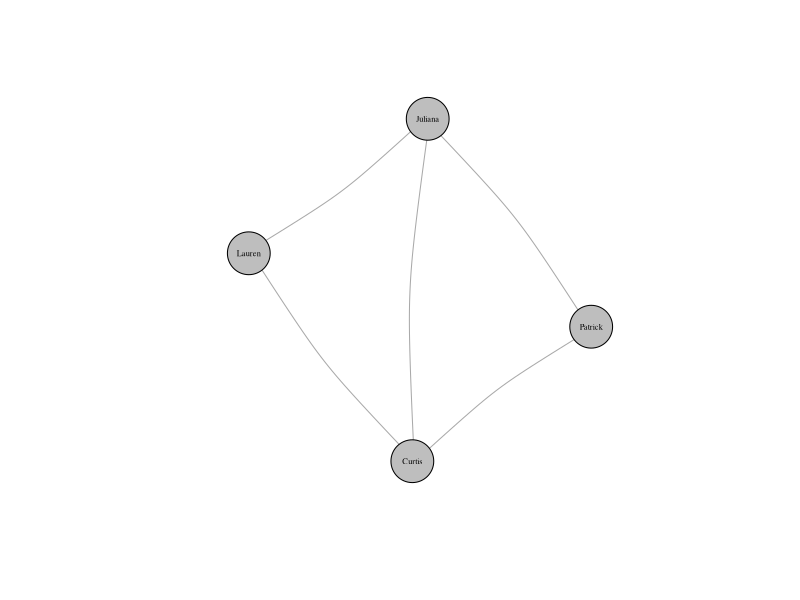

Source code (R): (Note: this script raises an error after producing the figure.)
## ---- chunk 1
library(reshape)
library(plyr)
library(scales)
library(ggplot2)
library(igraph)
## ---- chunk 2
# load example data
respondent <- read.csv('../example_data/respondent.csv')
connections <- read.csv('../example_data/connections.csv')
network <- read.csv('../example_data/network.csv')
## ---- chunk 3
# convert data types where needed
connections$name <- as.character(connections$name)
connections$id <- as.character(connections$id)
## ---- chunk 4
# inspect data
str(respondent)
str(connections)
str(network)
## ---- chunk 5
# create undirected graph
g <- graph_from_data_frame(d=network, directed=F)

# calculate layout
l <- layout_with_fr(g)

# plot graph
plot(g, 
     vertex.size=25,
     vertex.color="gray",
     vertex.label.color="black",
     vertex.label.cex=0.5,
     edge.curved=.1,
     layout=l
     )
## ---- chunk 6
# subset helpful responses
helpful <- connections[c("name", 
                         "work", 
                         "friend", 
                         "support", 
                         "career",
                         "mentoring",
                         "growth",
                         "motivator"
                         )]

#reshape the helpful data
helpful.m <- melt(helpful, id="name")

# rescale variables
helpful.m <- ddply(helpful.m, .(variable), transform, rescale = rescale(value))

# plot heatmap of name by helpful
ggplot(helpful.m, aes(variable, name)) + 
  geom_tile(aes(fill = rescale),colour = "white") + 
  scale_fill_gradient(low = "white", high = "steelblue") +
  theme(legend.title=element_blank())
